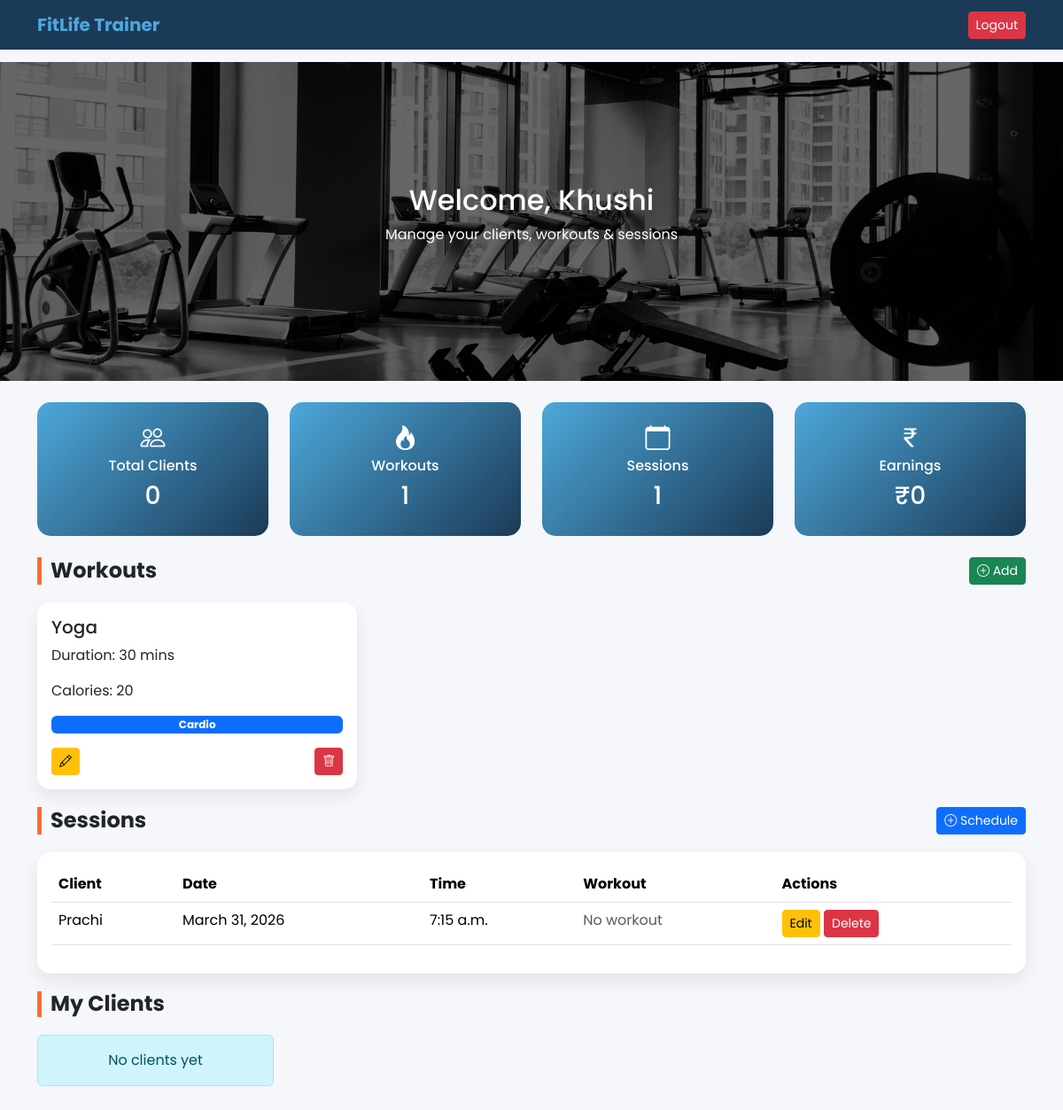
/trainer/dashboard/ (signed in), run on the app's committed database.
### Home/models.py (models this page shows, shortened)
class CustomUser(AbstractUser):
    ROLE_CHOICES = (
        ('trainer', 'Trainer'),
        ('user', 'User'),
    )
    is_trainer = models.BooleanField(default=False)
    is_client = models.BooleanField(default=False)
    role = models.CharField(max_length=20, choices=ROLE_CHOICES, default='user')
    profile_picture = models.ImageField(upload_to='profiles/', null=True, blank=True)
    bio = models.TextField(blank=True)
    weight = models.FloatField(blank=True, null=True)
    height = models.FloatField(blank=True, null=True)
    fitness_goal = models.CharField(max_length=100, blank=True, null=True)
    phone = models.CharField(max_length=15, blank=True, null=True)
    email = models.EmailField(unique=True)

class Workout(models.Model):
    name = models.CharField(max_length=100)
    duration_minutes = models.IntegerField(null=True, blank=True)
    calories_burned = models.IntegerField(null=True, blank=True)
    description = models.TextField(null=True, blank=True)
    title = models.CharField(max_length=100, null=True, blank=True)
    trainer = models.ForeignKey(TrainerProfile, on_delete=models.CASCADE)
    plan = models.ForeignKey(Plan, on_delete=models.SET_NULL, null=True, blank=True)

class Plan(models.Model):
    name = models.CharField(max_length=100,blank=True,null=True)   # Make sure this exists
    plan_name = models.CharField(max_length=50,blank=True,null=True)
    description = models.TextField(blank=True,null=True)
    duration_days = models.IntegerField(default=30)
    def __str__(self):
        return self.name  # ✅ must return a string

class Session(models.Model):
    trainer = models.ForeignKey('TrainerProfile', on_delete=models.CASCADE,blank=True,null=True)
    client = models.ForeignKey('ClientProfile', on_delete=models.CASCADE, default=1)  # ID of an existing client    title = models.CharField(max_length=100,blank=True,null=True)
    date = models.DateField(blank=True, null=True)
    time = models.TimeField(blank=True, null=True)
    workout = models.ForeignKey('Workout', on_delete=models.SET_NULL, null=True, blank=True)  # 🔥 ADD THIS
    WORKOUT_TYPE = (
        ('Bodyweight Workouts', 'Bodyweight Workouts'),
        ('Cardio', 'Cardio'),
        ('HIIT', 'HIIT'),
        ('Yoga', 'Yoga'),
        ('Dumbell workouts', 'Dumbell workouts'),
    )
    workout_type = models.CharField(max_length=100, choices=WORKOUT_TYPE)
    SESSION_TYPE = (
        ('online', 'Online'),
        ('offline', 'Offline'),
    )
    session_type = models.CharField(
        max_length=10,
        choices=SESSION_TYPE,
        default='online'
    )
    notes = models.TextField(blank=True, null=True)

class ClientProfile(models.Model):
    user = models.OneToOneField(settings.AUTH_USER_MODEL, on_delete=models.CASCADE)

### Home/views.py (the view)
# urls.py: path('trainer/dashboard/', views.trainer_dashboard, name='trainer_dashboard'),
@login_required
def trainer_dashboard(request):
    trainer = getattr(request.user, 'trainerprofile', None)
    if not trainer:
        return redirect('create_trainer_profile')
    workouts = Workout.objects.filter(trainer=trainer)
    sessions = Session.objects.filter(trainer=trainer)
    total_sessions = sessions.count()
    total_earnings = Earning.objects.filter(trainer=trainer).aggregate(Sum('amount'))['amount__sum'] or 0
    context = {
        'trainer': trainer,
        'workouts': workouts,
        'sessions': sessions,
        'total_sessions': total_sessions,
        'total_earnings': total_earnings,
    }
    return render(request, 'trainer_dashboard.html', context)

### Templates/trainer_dashboard.html (shortened to what this page needs)
{% load static %}
<!DOCTYPE html>
<html lang="en">
<head>
<link href="https://cdn.jsdelivr.net/npm/bootstrap@5.3.2/dist/css/bootstrap.min.css" rel="stylesheet">
<link href="https://cdn.jsdelivr.net/npm/bootstrap-icons/font/bootstrap-icons.css" rel="stylesheet">
</head>
<body>
<nav class="navbar navbar-expand-lg fixed-top">
  <div class="container">
    <a class="navbar-brand">FitLife Trainer</a>
    <div class="ms-auto">
      <a href="{% url 'logout' %}" class="btn btn-danger btn-sm">Logout</a>
    </div>
  </div>
</nav>
<section class="hero">
  <div class="hero-content">
    <h2>Welcome, {{ request.user.username }}</h2>
    <p>Manage your clients, workouts & sessions</p>
  </div>
</section>
<div class="container py-4">
<div class="row mb-4">
  <div class="col-md-3">
    <div class="stat-card">
      <i class="bi bi-people fs-3"></i>
      <h6>Total Clients</h6>
      <h3>{{ total_clients|default:0 }}</h3>
    </div>
  </div>
  <div class="col-md-3">
    <div class="stat-card">
      <i class="bi bi-fire fs-3"></i>
      <h6>Workouts</h6>
      <h3>{{ workouts.count|default:0 }}</h3>
    </div>
  </div>
  <div class="col-md-3">
    <div class="stat-card">
      <i class="bi bi-calendar fs-3"></i>
      <h6>Sessions</h6>
      <h3>{{ total_sessions|default:0 }}</h3>
    </div>
  </div>
  <div class="col-md-3">
    <div class="stat-card">
      <i class="bi bi-currency-rupee fs-3"></i>
      <h6>Earnings</h6>
      <h3>₹{{ total_earnings|default:0 }}</h3>
    </div>
  </div>
</div>
<h4 class="section-title d-flex justify-content-between align-items-center">
  Workouts
  <a href="{% url 'add_workout' %}" class="btn btn-success btn-sm">
    <i class="bi bi-plus-circle"></i> Add
  </a>
</h4>
<div class="row row-cols-1 row-cols-md-3 g-3">
  {% for workout in workouts %}
  <div class="col">
    <div class="card p-3">
      <h5>{{ workout.name }}</h5>
      <p>Duration: {{ workout.duration_minutes }} mins</p>
      <p>Calories: {{ workout.calories_burned }}</p>
      {% if workout.plan %}
        <span class="badge bg-primary">{{ workout.plan }}</span>
      {% endif %}
      <div class="mt-3 d-flex justify-content-between">
        <a href="{% url 'update_workout' workout.id %}" class="btn btn-warning btn-sm">
          <i class="bi bi-pencil"></i>
        </a>
        <a href="{% url 'delete_workout' workout.id %}" class="btn btn-danger btn-sm"
           onclick="return confirm('Delete this workout?')">
          <i class="bi bi-trash"></i>
        </a>
      </div>
    </div>
  </div>
  {% empty %}
  <div class="col">
    <div class="alert alert-info text-center">No workouts yet</div>
  </div>
  {% endfor %}
</div>
<h4 class="section-title d-flex justify-content-between align-items-center">
  Sessions
  <a href="{% url 'add_session' %}" class="btn btn-primary btn-sm">
    <i class="bi bi-plus-circle"></i> Schedule
  </a>
</h4>
<div class="card p-3">
  <table class="table table-hover">
    <thead>
      <tr>
        <th>Client</th>
        <th>Date</th>
        <th>Time</th>
        <th>Workout</th>
        <th>Actions</th>
      </tr>
    </thead>
    <tbody>
      {% for session in sessions %}
      <tr>
        <td>{{ session.client.user.username }}</td>
        <td>{{ session.date }}</td>
        <td>{{ session.time }}</td>
        <td>
          {% if session.workout %}
            {{ session.workout.name }}
          {% else %}
            <span class="text-muted">No workout</span>
          {% endif %}
        </td>
        <td>
          <a href="{% url 'update_session' session.id %}" class="btn btn-warning btn-sm">Edit</a>
          <a href="{% url 'delete_session' session.id %}" class="btn btn-danger btn-sm">Delete</a>
        </td>
      </tr>
      {% empty %}
      <tr>
        <td colspan="5" class="text-center">No sessions</td>
      </tr>
      {% endfor %}
    </tbody>
  </table>
</div>
<h4 class="section-title">My Clients</h4>
<div class="row row-cols-1 row-cols-md-4 g-3">
  {% for client in clients %}
  <div class="col">
    <div class="card p-3 text-center">
      <i class="bi bi-person-circle fs-1 text-primary"></i>
      <h5>{{  session.client.user.username  }}</h5>
    </div>
  </div>
  {% empty %}
  <div class="col">
    <div class="alert alert-info text-center">No clients yet</div>
  </div>
  {% endfor %}
</div>
</body>
</html>

### data on the page
CustomUser: user.username "Khushi"
Workout: name "Yoga", duration_minutes "30", calories_burned "20", plan "Cardio"
Session: client.user.username "Prachi", date "March 31, 2026", time "7:15 a.m.", shows "No workout"

### other printed values
{{ total_clients|default:0 }} "0"
{{ workouts.count|default:0 }} "1"
{{ total_sessions|default:0 }} "1"
{{ total_earnings|default:0 }} "0"
